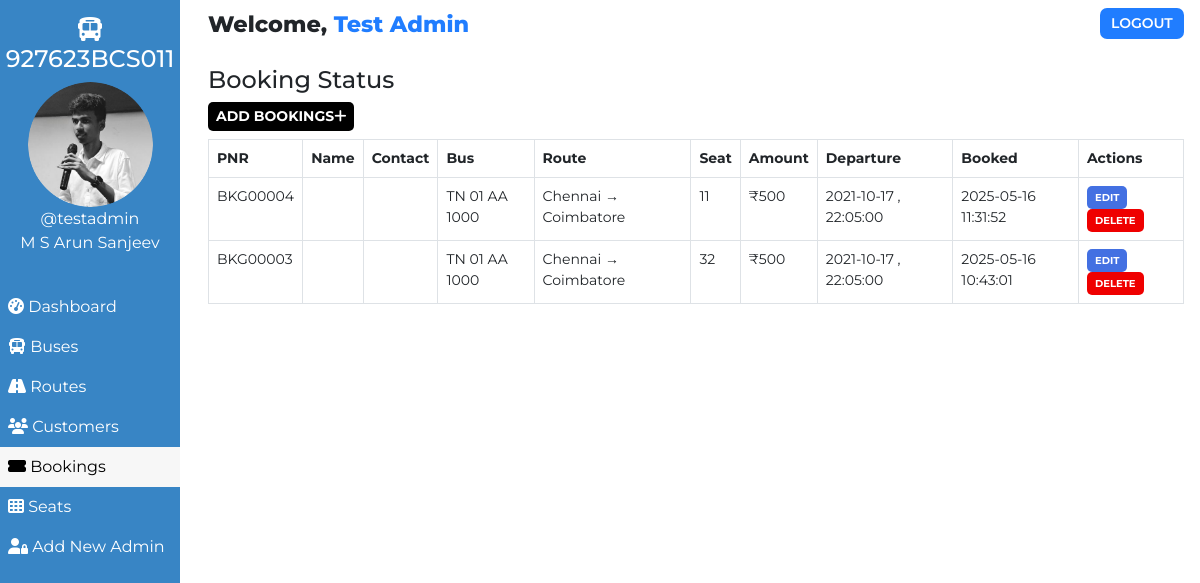
Page /admin/booking.php (signed in) on the committed database.
### tables this page shows
CREATE TABLE `users` (
  `user_id` int(11) NOT NULL,
  `user_fullname` varchar(100) NOT NULL,
  `user_name` varchar(30) NOT NULL,
  `user_password` varchar(255) NOT NULL,
  `user_created` datetime NOT NULL DEFAULT current_timestamp()
);

CREATE TABLE `bookings` (
  `id` int(100) NOT NULL,
  `booking_id` varchar(255) NOT NULL,
  `customer_id` varchar(255) NOT NULL,
  `route_id` varchar(255) NOT NULL,
  `customer_route` varchar(200) NOT NULL,
  `booked_amount` int(100) NOT NULL,
  `booked_seat` varchar(100) NOT NULL,
  `booking_created` datetime NOT NULL DEFAULT current_timestamp(),
  `payment_status` varchar(20) DEFAULT 'PENDING',
  `payment_method` varchar(20) DEFAULT NULL,
  `payment_date` timestamp NULL DEFAULT NULL
);

CREATE TABLE `routes` (
  `id` int(100) NOT NULL,
  `route_id` varchar(255) NOT NULL,
  `bus_no` varchar(155) NOT NULL,
  `route_cities` varchar(255) NOT NULL,
  `route_dep_date` date NOT NULL,
  `route_dep_time` time NOT NULL,
  `route_step_cost` int(100) NOT NULL,
  `route_created` datetime NOT NULL DEFAULT current_timestamp()
);

### assets/partials/_functions.php (called while the page is built, shortened)
<?php
    function get_from_table($conn, $table, $primaryKey, $pKeyValue, $toget)
    {
        $sql = "SELECT * FROM $table WHERE $primaryKey='$pKeyValue'";
        $result = mysqli_query($conn, $sql);
        $row = mysqli_fetch_assoc($result);
        if($row)
        {
            return $row["$toget"];
        }
        return false;
    }
?>

### admin/booking.php (the view, shortened to what this page needs)
<!DOCTYPE html>
<html lang="en">
<head>
    <link href="https://cdn.jsdelivr.net/npm/bootstrap@5.0.1/dist/css/bootstrap.min.css" rel="stylesheet">
    <?php
        $page="booking";
    ?>
</head>
<body>
    <?php require '../assets/partials/_admin-header.php';?>
        <?php
            $resultSql = "SELECT * FROM `bookings` ORDER BY booking_created DESC";
            $resultSqlResult = mysqli_query($conn, $resultSql);
            if(!mysqli_num_rows($resultSqlResult)){ ?>
                <div class="container mt-4">
                    <div id="noCustomers" class="alert alert-dark " role="alert">
                        <h1 class="alert-heading">No Bookings Found!!</h1>
                        <p class="fw-light">Be the first person to add one!</p>
                        <hr>
                        <div id="addCustomerAlert" class="alert alert-success" role="alert">
                                Click on <button id="add-button" class="button btn-sm"type="button"data-bs-toggle="modal" data-bs-target="#addModal">ADD <i class="fas fa-plus"></i></button> to add a booking!
                        </div>
                    </div>
                </div>
            <?php }
            else { ?>
            <section id="booking">
                <div id="head">
                    <h4>Booking Status</h4>
                </div>
                <div id="booking-results">
                    <div>
                        <button id="add-button" class="button btn-sm"type="button"data-bs-toggle="modal" data-bs-target="#addModal">Add Bookings<i class="fas fa-plus"></i></button>
                    </div>
                    <table class="table table-hover table-bordered">
                        <thead>
                            <th>PNR</th>
                            <th>Name</th>
                            <th>Contact</th>
                            <th>Bus</th>
                            <th>Route</th>
                            <th>Seat</th>
                            <th>Amount</th>
                            <th>Departure</th>
                            <th>Booked</th>
                            <th>Actions</th>
                        </thead>
                        <?php
                            while($row = mysqli_fetch_assoc($resultSqlResult))
                            {
                                $id = $row["id"];
                                $customer_id = $row["customer_id"];
                                $route_id = $row["route_id"];
                                $pnr = $row["booking_id"];
                                $customer_name = get_from_table($conn, "customers","customer_id", $customer_id, "customer_name");
                                $customer_phone = get_from_table($conn,"customers","customer_id", $customer_id, "customer_phone");
                                $bus_no = get_from_table($conn, "routes", "route_id", $route_id, "bus_no");
                                $route = $row["customer_route"];
                                $booked_seat = $row["booked_seat"];
                                $booked_amount = $row["booked_amount"];
                                $dep_date = get_from_table($conn, "routes", "route_id", $route_id, "route_dep_date");
                                $dep_time = get_from_table($conn, "routes", "route_id", $route_id, "route_dep_time");
                                $booked_timing = $row["booking_created"];
                        ?>
                        <tr>
                            <td>
                                <?php
                                    echo $pnr;
                                ?>
                            </td>
                            <td>
                            </td>
                            <td>
                            </td>
                            <td>
                                <?php
                                    echo $bus_no;
                                ?>
                            </td>
                            <td>
                                <?php
                                    echo $route;
                                ?>
                            </td>
                            <td>
                                <?php
                                    echo $booked_seat;
                                ?>
                            </td>
                            <td>
                                <?php
                                    echo '₹'.$booked_amount;
                                ?>
                            </td>
                            <td>
                                <?php
                                    echo $dep_date . " , ". $dep_time;
                                ?>
                            </td>
                            <td>
                                <?php
                                    echo $booked_timing;
                                ?>
                            </td>
                            <td>
                            <button class="button btn-sm edit-button" data-link="<?php echo $_SERVER['REQUEST_URI']; ?>" data-customerid="<?php
                                                echo $customer_id;?>" data-id="<?php
                                                echo $id;?>" data-name="<?php
                                                echo $customer_name;?>" data-phone="<?php
                                                echo $customer_phone;?>" >Edit</button>
                                <button class="button delete-button btn-sm" data-bs-toggle="modal" data-bs-target="#deleteModal"
                                data-id="<?php
                                                echo $id;?>" data-bookedseat="<?php
                                                echo $booked_seat;
                                            ?>" data-routeid="<?php
                                            echo $route_id;
                                        ?>"> Delete</button>
                            </td>
                        </tr>
                        <?php
                        }
                    ?>
                    </table>
                </div>
            </section>
            <?php } ?>
        </div>
    </main>
</body>
</html>

### assets/partials/_admin-header.php
<?php
    require '_functions.php';
    $conn = db_connect();
    $user_id = $_SESSION['user_id'];
    $sql = "SELECT * FROM users WHERE user_id = $user_id";
    $result = mysqli_query($conn, $sql);
    if($row = mysqli_fetch_assoc($result))
    {
        $user_fullname = $row["user_fullname"];
        $user_name = $row["user_name"];
    }
?>
    <main id="container">
        <div id="sidebar">
            <h4><i class="fas fa-bus"></i> 927623BCS011</h4>
            <div>
                <img class="adminDp" src="../assets/img/round.jpg" height="125px" alt="Admin Profile Pic">
                <p>
                    <?php  echo '@'.$user_name;  ?>
                </p>
                <p>M S Arun Sanjeev</p>
            </div>
            <ul id="options">
                <li class="option <?php if($page=='dashboard'){ echo 'active';}?>">
                    <a href="./dashboard.php">
                    <i class="fas fa-tachometer-alt"></i> Dashboard
                    </a>
                </li>
                <li class="option <?php if($page=='bus'){ echo 'active';}?>">
                    <a href="./bus.php">
                    <i class="fas fa-bus"></i> Buses
                    </a>
                </li>
                <li class="option <?php if($page=='route'){ echo 'active';}?>">
                    <a href="./route.php">
                    <i class="fas fa-road"></i> Routes
                    </a>
                </li>
                <li class="option <?php if($page=='customer'){ echo 'active';}?>">
                    <a href="./customer.php">
                    <i class="fas fa-users"></i> Customers
                    </a>
                </li>
                <li class="option <?php if($page=='booking'){ echo 'active';}?>">
                    <a href="./booking.php">
                    <i class="fas fa-ticket-alt"></i> Bookings
                    </a>
                </li>
                <li class="option <?php if($page=='seat'){ echo 'active';}?>">
                    <a href="./seat.php">
                    <i class="fas fa-th"></i> Seats
                    </a>
                </li>
                <li class="option <?php if($page=='signup'){ echo 'active';}?>">
                    <a href="./signup.php">
                    <i class="fas fa-user-lock"></i> Add New Admin
                    </a>
                </li>
            </ul>
        </div>
        <div id="main-content">
            <section id="welcome">
                <ul>
                    <li class="welcome-item">Welcome,
                        <span id="USER">
                            <?php
                                echo $user_fullname;
                            ?>
                        </span>
                    </li>
                    <li class="welcome-item">
                        <button id="logout" class="btn-sm">
                            <a href="../assets/partials/_logout.php">LOGOUT</a>
                        </button>
                    </li>
                </ul>
            </section>

### assets/styles/admin.php (style rules this page uses)
body { margin: 0; box-sizing: border-box; font-family: 'Montserrat', sans-serif; background-color: white; }
html { scroll-behavior: smooth; }
*, *::after, *::before { box-sizing: inherit; }
#USER { color: #207DFF; }
.adminDp { border-radius: 50%; }
#welcome { background-color: white; }
#welcome ul { display: flex; justify-content: space-between; list-style-type: none; padding: 0; margin: 0; }
#welcome li { margin: 0 1rem; padding: 0.5rem 0; }
#welcome li:first-child { font-weight: 800; font-size: 1.4rem; }
#logout { padding: 0.3rem 0.7rem; background-color: #207DFF; font-weight: 600; outline: none; border: none; border-radius: 7px; }
#logout a { color: white; text-decoration: none; }
@media only screen and (min-width:1000px) { #sidebar { text-align: center; background-color: #3885c5; color: white; width: 15%; position: fixed; top: 0%; padding-top: 1rem; z-index: 2; height: 100vh; } }
@media only screen and (min-width:1000px) { #sidebar p { margin: 0; } }
@media only screen and (min-width:1000px) { #sidebar ul { margin-top: 2rem; } }
@media only screen and (min-width:1000px) { #options { list-style-type: none; text-align: left; padding-left: 0; } }
@media only screen and (min-width:1000px) { .option a { display: block; padding: 0.5rem; text-decoration: none; color: inherit; } }
@media only screen and (min-width:1000px) { .active { background-color:#f7f7f7; color:black; } }
@media only screen and (min-width:1000px) { #main-content { margin-left: 16%; } }

### assets/styles/admin-options.php (style rules this page uses)
* { font-family: Montserrat; }
#booking #head, #customer #head, #route #head, #seat #head, #bus #head { padding-top: 1rem; }
#booking, #customer, #route, #bus, #seat { padding: 0 1rem; }
#booking-results > div, #customer-results > div, #route-results > div, #bus-results > div { margin-bottom: 0.5rem; }
#booking-results button, #customer-results button, #route button, #bus-results button { border-radius: 5px; }
.button { border: none; font-weight: bold; text-transform: uppercase; }
#add-button { background-color: black; color: white; }
table { font-size: 14px; }
table th,td { padding-left: 0.3rem; }
table button { color: white; }
.edit-button { background-color: #4370E2; }
.delete-button { background-color: #EF0000; }
.edit-button, .delete-button { font-size: 10px }

### rows in the picture
users: user_name "testadmin", user_fullname "Test Admin"
bookings: booking "BKG00004", route.bus_no "TN 01 AA 1000", customer_route "Chennai → Coimbatore", booked_seat "11", booked_amount "500", route.route_dep_date "2021-10-17", route.route_dep_time "22:05:00", booking_created "2025-05-16 11:31:52"
bookings: booking "BKG00003", route.bus_no "TN 01 AA 1000", customer_route "Chennai → Coimbatore", booked_seat "32", booked_amount "500", route.route_dep_date "2021-10-17", route.route_dep_time "22:05:00", booking_created "2025-05-16 10:43:01"
